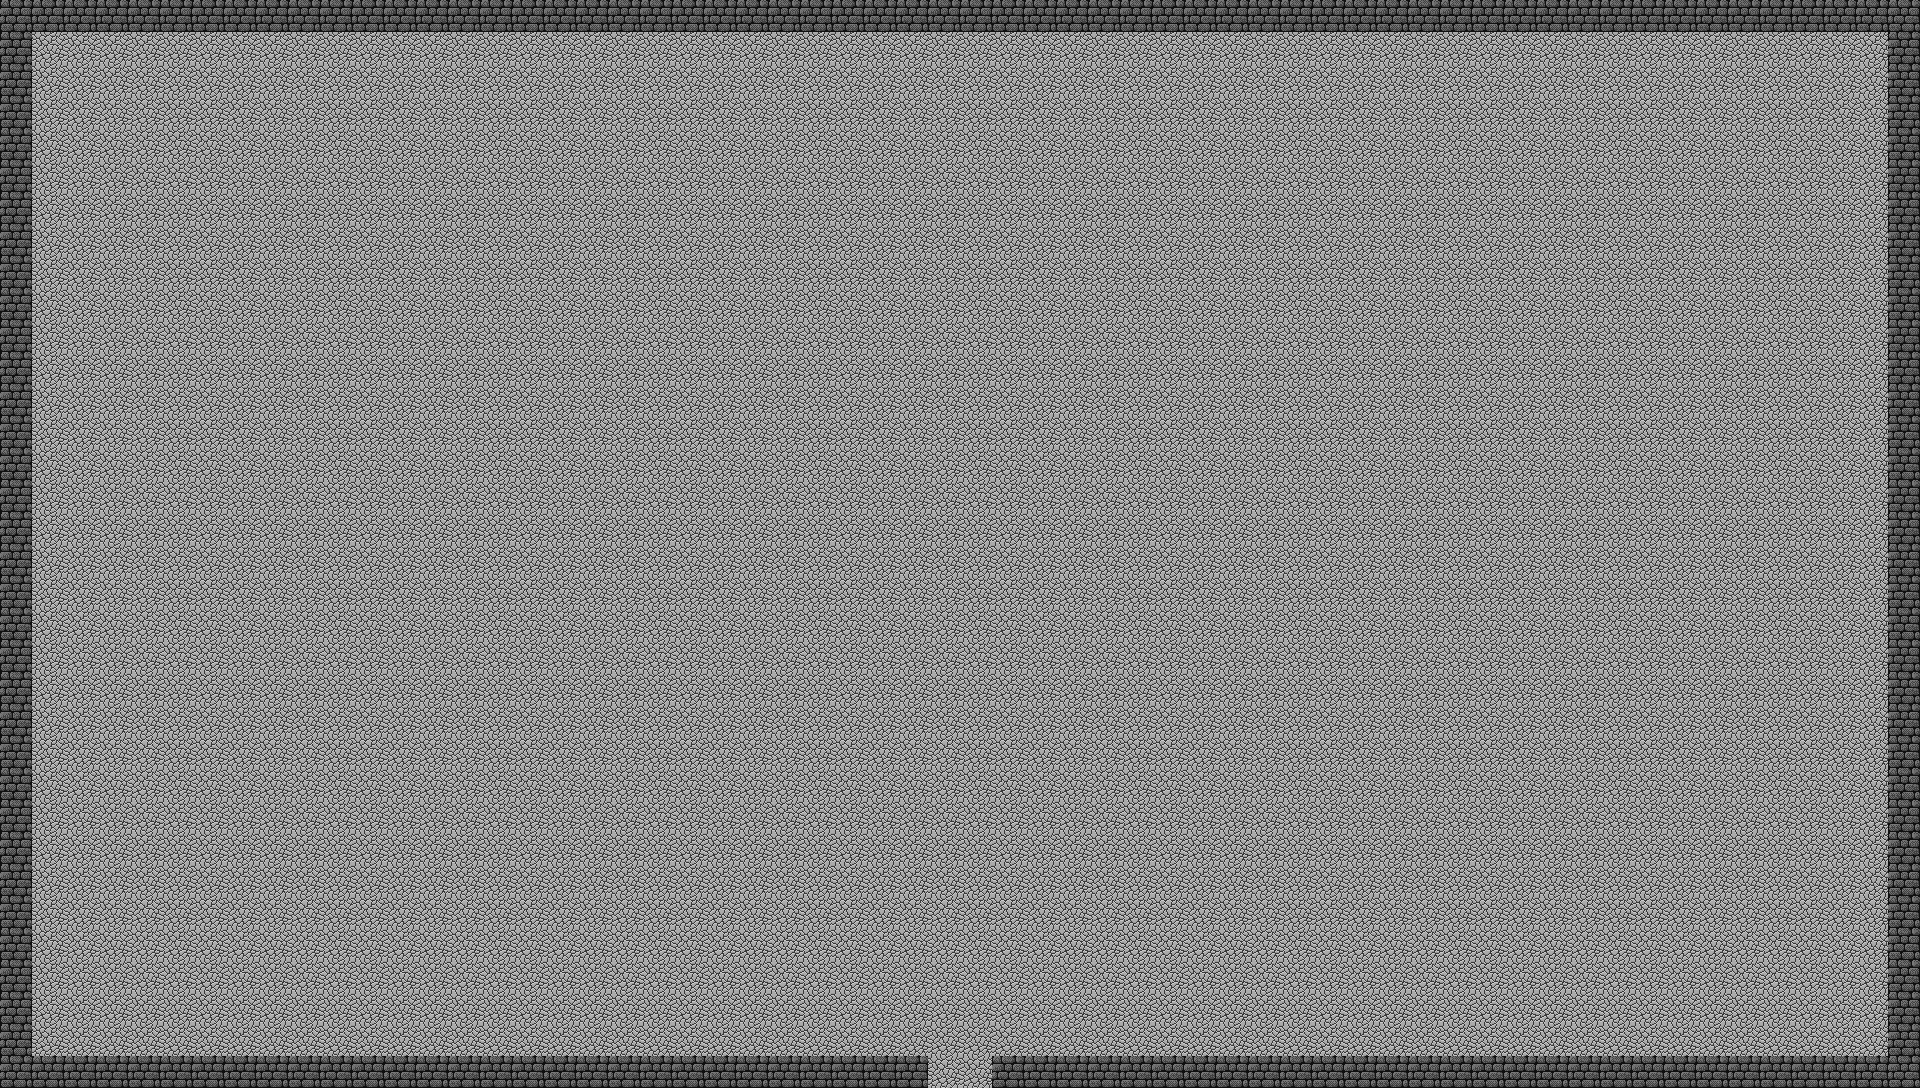

Rendered tile map (Tiled .tmx) drawn with the repository's tilesets; below, a short description and the map source with its tile grids summarised:
An orthogonal 60x34 tile map with 32x32 px tiles, 2 tile layers (Base, Decorations), 7 tilesets.

<map version="1.0" orientation="orthogonal" width="60" height="34" tilewidth="32" tileheight="32">
 <tileset firstgid="1" source="../../tilesets/Dungeon 1.tsx" />
 <tileset firstgid="91" source="../../tilesets/Dungeon 2.tsx" />
 <tileset firstgid="235" source="../../tilesets/Dungeon 3.tsx" />
 <tileset firstgid="352" source="../../tilesets/Dungeon 4.tsx" />
 <tileset firstgid="523" source="../../tilesets/Overworld 1.tsx" />
 <tileset firstgid="651" source="../../tilesets/Overworld 2.tsx" />
 <tileset firstgid="787" source="../../tilesets/Overworld 3.tsx" />
 <layer name="Base" width="60" height="34">
  <data>[2040 cells, 2040 non-empty, 1 distinct tile ids]</data>
 </layer>
 <layer name="Decorations" width="60" height="34">
  <data>[2040 cells, 2040 non-empty, 2 distinct tile ids]</data>
 </layer>
 <objectgroup name="Objects" width="60" height="34" />
</map>
